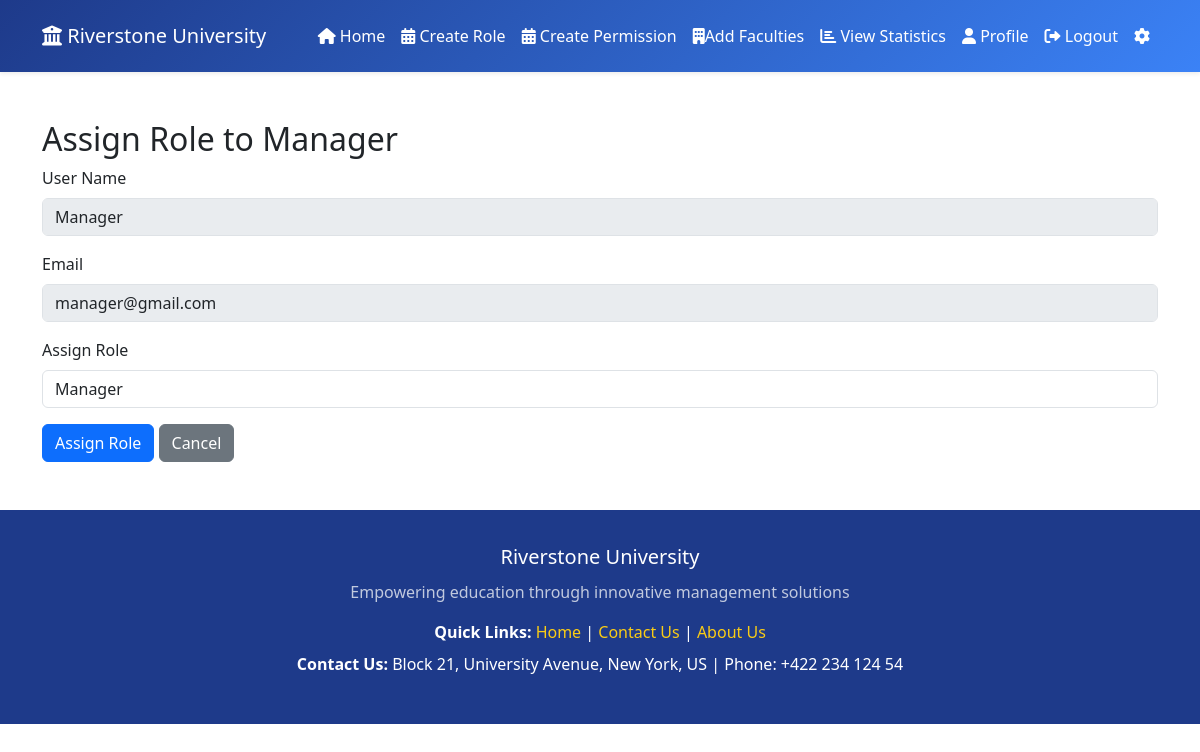
Page /src/Admin/design/assignrole.php?id=3 on the committed database.
### tables this page shows
CREATE TABLE `users` (
  `id` int(11) NOT NULL,
  `name` varchar(50) NOT NULL,
  `email` varchar(50) NOT NULL,
  `address` varchar(50) DEFAULT NULL,
  `phone` varchar(50) DEFAULT NULL,
  `password` varchar(255) NOT NULL,
  `faculty_id` int(11) DEFAULT NULL,
  `created_at` timestamp NOT NULL DEFAULT current_timestamp()
);

CREATE TABLE `role_user` (
  `user_id` int(11) NOT NULL,
  `role_id` int(11) NOT NULL
);

CREATE TABLE `roles` (
  `id` int(11) NOT NULL,
  `role_name` varchar(50) NOT NULL,
  `created_at` timestamp NOT NULL DEFAULT current_timestamp()
);

### _classes/Libs/Database/MySQL.php (called while the page is built, shortened)
<?php
class MySQL{
    private $dbhost;
    private $dbuser;
    private $dbpass;
    private $dbname;
    public function __construct(
        $dbhost="localhost",
        $dbuser="root",
        $dbpass="",
        $dbname="ewsd")
    {
        $this->dbhost=$dbhost;
        $this->dbuser=$dbuser;
        $this->dbpass=$dbpass;
        $this->dbname=$dbname;
    }
    public function connect(){
        try{
            $this->db=new PDO("mysql:dbhost=$this->dbhost;
            dbname=$this->dbname",
            $this->dbuser,
            $this->dbpass,
            [
                PDO::ATTR_ERRMODE => PDO::ERRMODE_EXCEPTION,
                PDO::ATTR_DEFAULT_FETCH_MODE => PDO::FETCH_OBJ,
            ]
            );
            return $this->db;
        }catch(PDOException $e){
            echo $e->getMessage();
            exit();
        }
    }
}

### _classes/Libs/Database/UsersTable.php (called while the page is built, shortened)
<?php
class UsersTable{
    private $db;
    public function __construct(MySQL $mysql)
    {
        $this->db = $mysql->connect();
    }
    public function roleall(){
        $statement = $this->db->query(
            "SELECT * from roles"
        );
        return $statement->fetchAll();
    }
    public function getuserbyId($id){
        $statement = $this->db->prepare("SELECT * FROM users WHERE id = :id");
        $statement->execute(['id' => $id]);
        return $statement->fetch(PDO::FETCH_OBJ);
    }
    public function getUserRole($id) {
        $statement = $this->db->prepare("
            SELECT role_id FROM role_user WHERE user_id = ?
        ");
        $statement->execute([$id]);
        return $statement->fetch(PDO::FETCH_OBJ);
    }
}

### src/Admin/design/assignrole.php (the view, shortened to what this page needs)
<?php
$user_id = $_GET['id'] ?? null;
$table = new UsersTable(new MySQL);
$users=$table->getuserbyId($user_id);
$roles=$table->roleall();
$currentRole = $table->getUserRole($user_id);
?>
<!DOCTYPE html>
<html lang="en">
<head>
    <link rel="stylesheet" href="../../../css/bootstrap.min.css">
</head>
<body>
<?php include "header.php"; ?>
    <div class="container mt-5">
        <h2>Assign Role to <?= $users->name ?></h2>
        <form method="POST">
            <div class="mb-3">
                <label class="form-label">User Name</label>
                <input type="text" class="form-control" value="<?= htmlspecialchars($users->name) ?>" disabled>
            </div>
            <div class="mb-3">
                <label class="form-label">Email</label>
                <input type="email" class="form-control" value="<?= htmlspecialchars($users->email) ?>" disabled>
            </div>
            <div class="mb-3">
                <label class="form-label">Assign Role</label>
                <select name="role_id" class="form-control">
                    <?php foreach ($roles as $role): ?>
                        <option value="<?= $role->id ?>" <?= ($currentRole->role_id ?? '') == $role->id ? 'selected' : '' ?>>
                            <?= $role->role_name ?>
                        </option>
                    <?php endforeach; ?>
                </select>
            </div>
            <button type="submit" class="btn btn-primary">Assign Role</button>
            <a href="dashboard.php" class="btn btn-secondary">Cancel</a>
        </form>
    </div>
    <?php include "footer.php"; ?>
</body>
</html>

### src/Admin/design/header.php (style rules this page uses)
:root { --primary-dark: #1e3a8a; --primary-light: #3b82f6; --accent: #facc15; --light-bg: #f8fafc; }

### src/Admin/design/footer.php (style rules this page uses)
:root { --primary-dark: #1e3a8a; --primary-light: #3b82f6; --secondary: #64748b; --accent: #facc15; --light-bg: #f8fafc; --card-bg: #ffffff; }

### rows in the picture
users: name "Manager", email "manager@gmail.com"
role_user: role_id "Manager"
